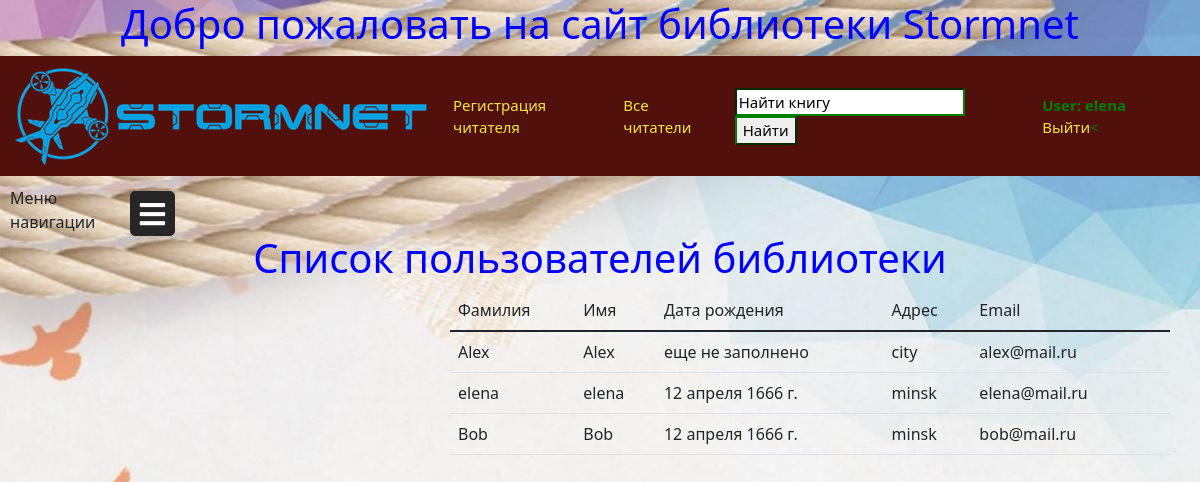
/allcustomers/ (signed in), run on the app's committed database.
### main/models.py (models this page shows, shortened)
class Customers(models.Model):
    user = models.OneToOneField(settings.AUTH_USER_MODEL, on_delete=models.CASCADE)
    second_name = models.CharField(max_length=30, null=True, blank=True, verbose_name='Отчество')
    date_of_birthday = models.DateField(null=True, blank=True, verbose_name='Дата рождения')
    ages = models.IntegerField(verbose_name='Возраст', default=16)
    option = (
        ('Male', 'Мужчина'),
        ('Female', 'Женщина'),
    )
    sex = models.CharField(max_length=7, choices=option, default='Male', verbose_name='Пол')
    number_of_passport = models.CharField(max_length=9, unique=True, verbose_name='Номер паспорта', null=True)
    place = models.CharField(max_length=30,verbose_name='Город проживания', null=True)
    class Meta:
        verbose_name = 'Читатель'
        verbose_name_plural = 'Читатели'
        ordering = ['user']

### main/views.py (the view)
# urls.py: path('allcustomers/', all_customers, name='all_customers'),
def all_customers(requests):
    customers = Customers.objects.all()
    return render(requests, 'all_customers.html', {'customers': customers})

### main/templates/all_customers.html (shortened to what this page needs)
{% extends "main.html" %}
{% block content %}
    <h1>Список пользователей библиотеки</h1>
    <div class="borrower_book">
    <table class="table">
        <thead>
    <tr>
        <td scope="cool">Фамилия</td>
        <td scope="cool">Имя</td>
        <td scope="cool">Дата рождения</td>
        <td scope="cool">Адрес</td>
        <td scope="cool">Email</td>
    </tr></thead>
        <tbody>
      {% for u in customers %}
      <tr>
          <td>{{ u.user.last_name|default:"еще не заполнено" }}</td>
          <td>{{ u.user.first_name|default:"еще не заполнено" }}</td>
          <td>{{ u.date_of_birthday|default:"еще не заполнено" }}</td>
          <td>{{ u.place|default:"еще не заполнено" }}</td>
          <td>{{ u.user.email|default:"еще не заполнено" }}</td>
          <td></td>
      </tr>
      {% endfor %}
        </tbody>
    </table>
    </div>
{% endblock %}

### main/templates/main.html (shortened to what this page needs)
<!DOCTYPE html>
<html lang="ru">
<head>
    <link href="https://use.fontawesome.com/releases/v5.6.1/css/all.css" rel="stylesheet">
    <link rel="stylesheet" href="https://cdn.jsdelivr.net/npm/bootstrap@5.1.3/dist/css/bootstrap.min.css">
    {% load static %}
    <link rel="stylesheet" href="{% static 'css/main.css' %}">
</head>
<body class="body_cls">
{% block header %}
    <h1>Добро пожаловать на сайт библиотеки Stormnet</h1>
   <div class="header">
       <div class="header_section">
           <div class="header_item header_logo">
               <a class="header_link" href="{% url 'main:list_book' %}"><img src="{% static 'img/sitelogo.png' %}" alt="" class="logo"></a>
           </div>
           <div class="header-item headerButton"><a class="header_link" href="{% url 'main:register' %}">Регистрация читателя</a></div>
           <div class="header-item headerButton"><a class="header_link" href="{% url 'main:all_customers' %}">Все читатели</a></div>
           </div>
       <div class="header_section">
           <div class="header-item headerButton">
               <form action="{% url 'main:main_page' %}" method="get"><input type="search" value="Найти книгу" name="search_book"> <input type="submit" value="Найти" ></form></div>
           <div class="header-item headerButton">{% if user.is_authenticated %}
            <strong>User: {{ user.get_username }}</strong>
            <a  class="header_link" href="{% url 'logout'%}?next={{request.path}}">Выйти</a><
                {% else %}
                <a class="header_link" href="{% url 'login'%}?next={{request.path}}">Войти</a>
                 {% endif %}
               </div>
       </div>
   </div>
 <div class="naveg">
    <p class="menu_nav">Меню навигации</p>
  <label for="check">
  <i class="fas fa-bars" id="amdaven"></i>
  </label>
  </div>
{% endblock %}
{% if request.user.is_authenticated %}
{% block content %}
{% endblock %}
{% else %}  <h2 align="center">Чтобы посмотреть контент необходимо войти</h2>
            <p align="center"><a href="{% url 'login' %}">Войти</a> или <a href="{% url 'main:register' %}">зарегистрироваться</a></p>
{% endif %}
</body>
</html>

### main/static/css/main.css (style rules this page uses)
.body_cls { background-image: url(../img/fon.jpg); }
h1 { color: blue; text-align: center; }
.header_link { color: #f5e536; text-decoration: none; }
.header { display: flex; justify-content: space-between; padding: 10px; background: #52100c; color: green; }
.header_section { display: flex; align-items: center; }
.header-item { padding: 10px 10px; font-size: 15px; margin-left: 5px; }
input:valid:not(:placeholder-shown) { border-color: green; }
.menu_nav { display: block; max-width: 90px; margin-bottom: 0; margin-top: 10px; margin-left: 10px; }
label #amdaven,label #lodesan { position: absolute; cursor: pointer; color: white; border-radius: 5px; border: 1px solid #262626; margin: 15px 30px; font-size: 29px; background: #262626; height: 45px; width: 45px; text-align: center; line-height: 45px; transition: all .5s ease; }
.naveg { display: flex; justify-content: stretch; align-items: stretch; max-height: 80%; margin-bottom: 0; width: 20%; }
.borrower_book { width: 60%; display: flex; flex-flow: row wrap; align-content: center; margin-top: 5px; margin-left: 450px; align-items: baseline; }

### data on the page
Customers: user.last_name "Alex", user.first_name "Alex", date_of_birthday "еще не заполнено", place "city", user.email "alex@mail.ru"
Customers: user.last_name "elena", user.first_name "elena", date_of_birthday "12 апреля 1666 г.", place "minsk", user.email "elena@mail.ru"
Customers: user.last_name "Bob", user.first_name "Bob", date_of_birthday "12 апреля 1666 г.", place "minsk", user.email "bob@mail.ru"

### other printed values
{{ user.get_username }} "elena"
